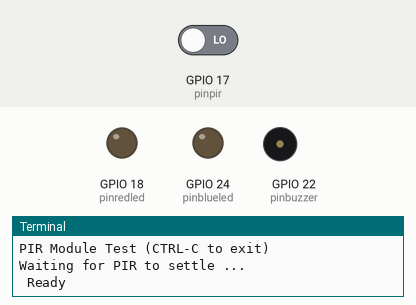
This program was run on a simulated Raspberry Pi (BCM pin numbers). On the bench: output pins drawn as LEDs (lit = HIGH), buzzer (waves = sounding, pin HIGH), the last lines printed to the terminal. Dashed ring = blinking. The test bench sets the inputs (shaded band); at power-on: GPIO 17 (pinpir) LOW.

Above: at 1.2 s.
1.3 s: GPIO 17 (pinpir) driven HIGH
At 1.4 s:
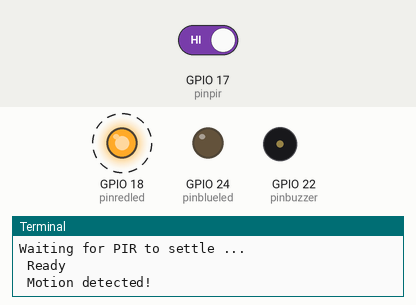
At 2.2 s:
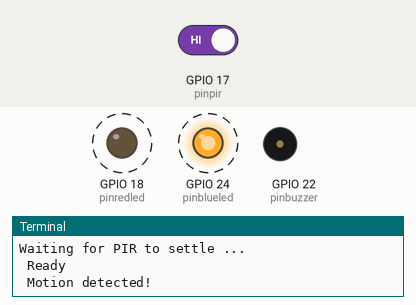
Timing chart, 0 to 4.4 s (numbered marks = the images above; inputs shaded):
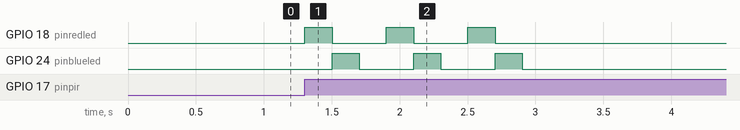

Measured:
- after the input at 1.3 s, GPIO 18 (pinredled): alternates HIGH for 0.20 s and LOW for 0.40 s, 6 changes in all, then stays LOW, starting at once; GPIO 24 (pinblueled): alternates HIGH for 0.20 s and LOW for 0.40 s, 6 changes in all, then stays LOW, starting after 0.20 s

The program:

6-alarm.py
```python
# CamJam EduKit 2 - Sensors
# Worksheet 6 - Alarm
# Import Python header files
import RPi.GPIO as GPIO
import time

# Set the GPIO naming convention
GPIO.setmode(GPIO.BCM)
GPIO.setwarnings(False)

# Pins to be used
pinpir = 17
pinredled = 18
pinblueled = 24
pinbuzzer = 22

print("PIR Module Test (CTRL-C to exit)")
# Set pins as input/output
GPIO.setup(pinpir, GPIO.IN)
GPIO.setup(pinredled, GPIO.OUT)
GPIO.setup(pinblueled, GPIO.OUT)
GPIO.setup(pinbuzzer, GPIO.OUT)

# Variables to hold the current and last states
currentstate = 0
previousstate = 0

try:
    print("Waiting for PIR to settle ...")
    # Loop until PIR output is 0
    while GPIO.input(pinpir) == 1:
        currentstate = 0

    print(" Ready")
    # Loop until users quits with CTRL-C
    while True:
        # Read PIR state
        currentstate = GPIO.input(pinpir)
        if currentstate == 1 and previousstate == 0:
            # PIR is triggered
            print(" Motion detected!")
            # Flash lights and sound buzzer three times
            for x in range(0, 3):
                #GPIO.output(pinbuzzer, GPIO.HIGH)
                GPIO.output(pinredled, GPIO.HIGH)
                time.sleep(0.2)
                GPIO.output(pinredled, GPIO.LOW)
                GPIO.output(pinblueled, GPIO.HIGH)
                time.sleep(0.2)
                GPIO.output(pinblueled, GPIO.LOW)
                #GPIO.output(pinbuzzer, GPIO.LOW)
                time.sleep(0.2)
            # Record previous state
            previousstate = 1

        elif currentstate == 0 and previousstate == 1:
            # PIR has returned to ready state
            print(" Ready")
            previousstate = 0

        # Wait for 10 milliseconds
        time.sleep(0.01)
except KeyboardInterrupt:
    print('Quit')

# Reset GPIO settings
GPIO.cleanup()
```
